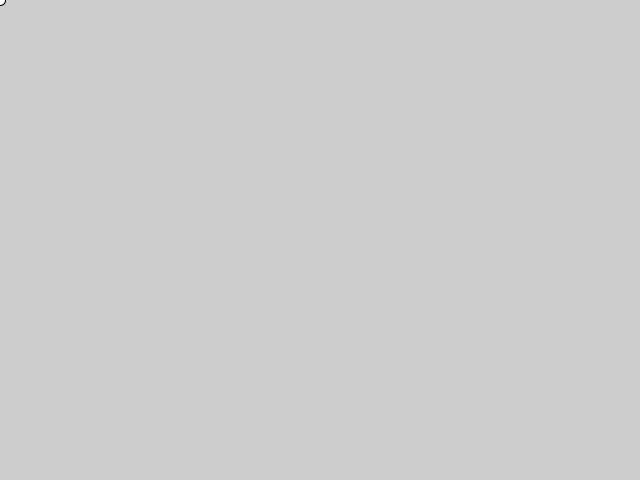
Frame 1 (no input)
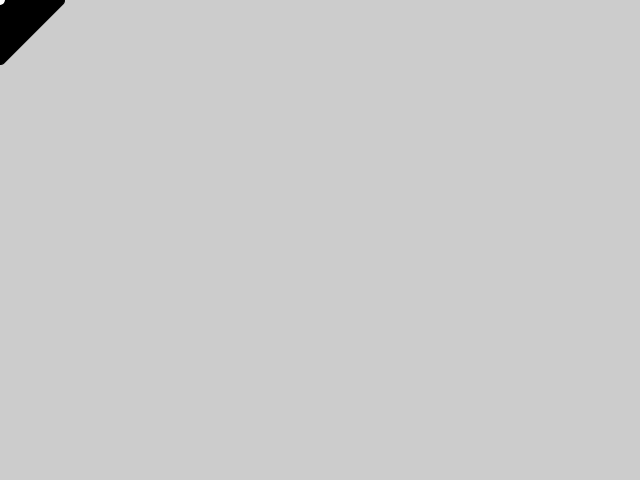
Frame 60 (the mouse pressed at the canvas centre just before this capture)
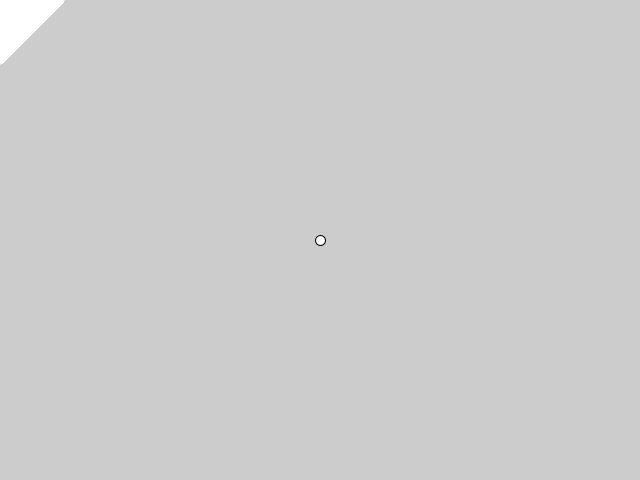
Frame 120 (the mouse held since frame 60 and released just before this capture)

The Processing sketch that drew these frames (run headless with seeded random() and noise(); from frame 60 on, the mouse is pressed at the canvas centre):

// Processing sketch: processing_4565
// ── processing_4565.pde

void setup(){size(640,480);}void draw(){if(!keyPressed){int f=mousePressed?18:17;f=random(1)<0.01?13:f;filter(f);ellipse(mouseX,mouseY,10,10);}}
